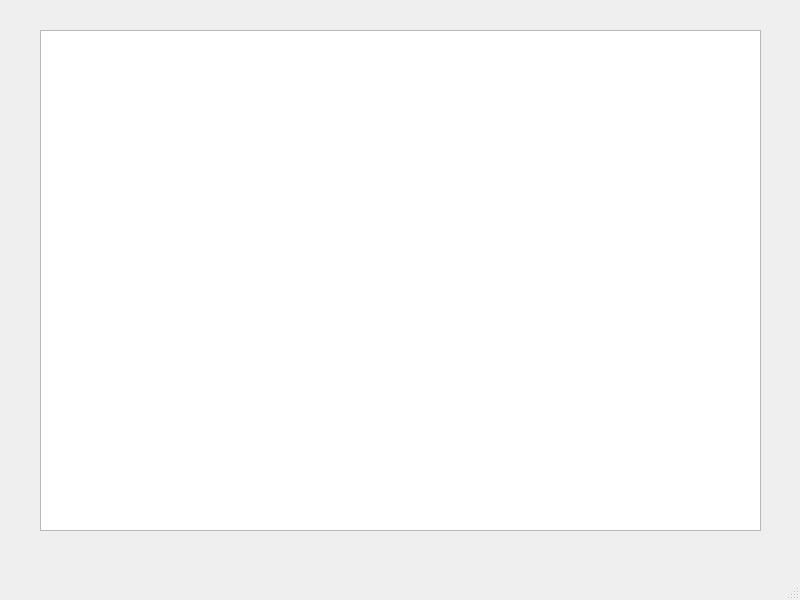
<?xml version="1.0" encoding="UTF-8"?>
<ui version="4.0">
 <class>MainWindow</class>
 <widget class="QMainWindow" name="MainWindow">
  <property name="geometry">
   <rect>
    <x>0</x>
    <y>0</y>
    <width>800</width>
    <height>600</height>
   </rect>
  </property>
  <property name="windowTitle">
   <string>MainWindow</string>
  </property>
  <widget class="QWidget" name="centralwidget">
   <widget class="QTextBrowser" name="textBrowser">
    <property name="geometry">
     <rect>
      <x>40</x>
      <y>30</y>
      <width>721</width>
      <height>501</height>
     </rect>
    </property>
   </widget>
  </widget>
  <widget class="QMenuBar" name="menubar">
   <property name="geometry">
    <rect>
     <x>0</x>
     <y>0</y>
     <width>800</width>
     <height>22</height>
    </rect>
   </property>
  </widget>
  <widget class="QStatusBar" name="statusbar"/>
 </widget>
 <resources/>
 <connections/>
</ui>
